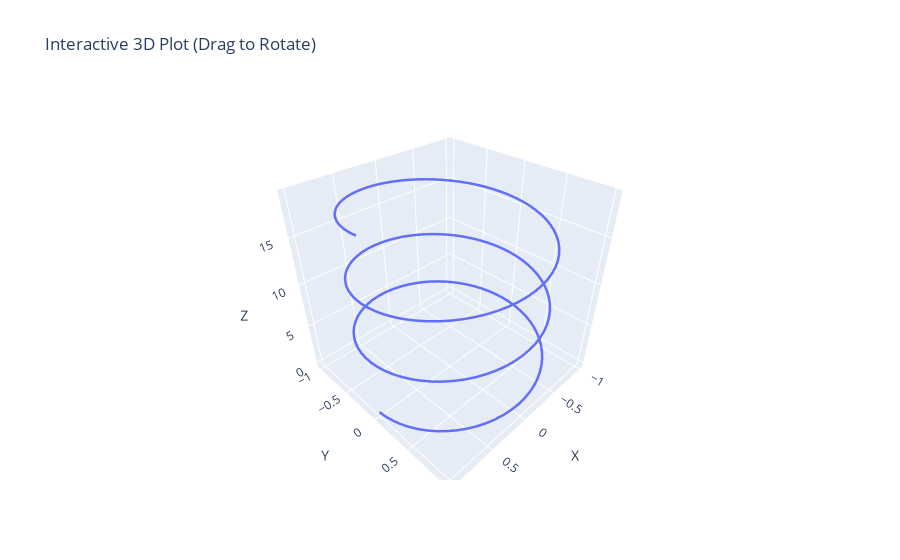

The code cell stored with this chart in its notebook:
### Code cell
fig = go.Figure(
    go.Scatter3d(
        x=x,
        y=y,
        z=z,
        mode='lines',
        line=dict(width=5)
    )
)

fig.update_layout(
    title="Interactive 3D Plot (Drag to Rotate)",
    scene=dict(
        xaxis_title="X",
        yaxis_title="Y",
        zaxis_title="Z"
    )
)

fig.show()

### Figure 1 — Plotly figure (JSON) as saved in the notebook; plotly's stock layout.template omitted (floating-point values rounded to 4 significant figures; data arrays with more than 128 entries replaced by an {"elided": "..."} marker saying what was removed)
{"data": [{"line": {"width": 5}, "mode": "lines", "type": "scatter3d", "x": {"elided": "200 float values"}, "y": {"elided": "200 float values"}, "z": {"elided": "200 float values"}}], "layout": {"scene": {"xaxis": {"title": {"text": "X"}}, "yaxis": {"title": {"text": "Y"}}, "zaxis": {"title": {"text": "Z"}}}, "title": {"text": "Interactive 3D Plot (Drag to Rotate)"}}}
